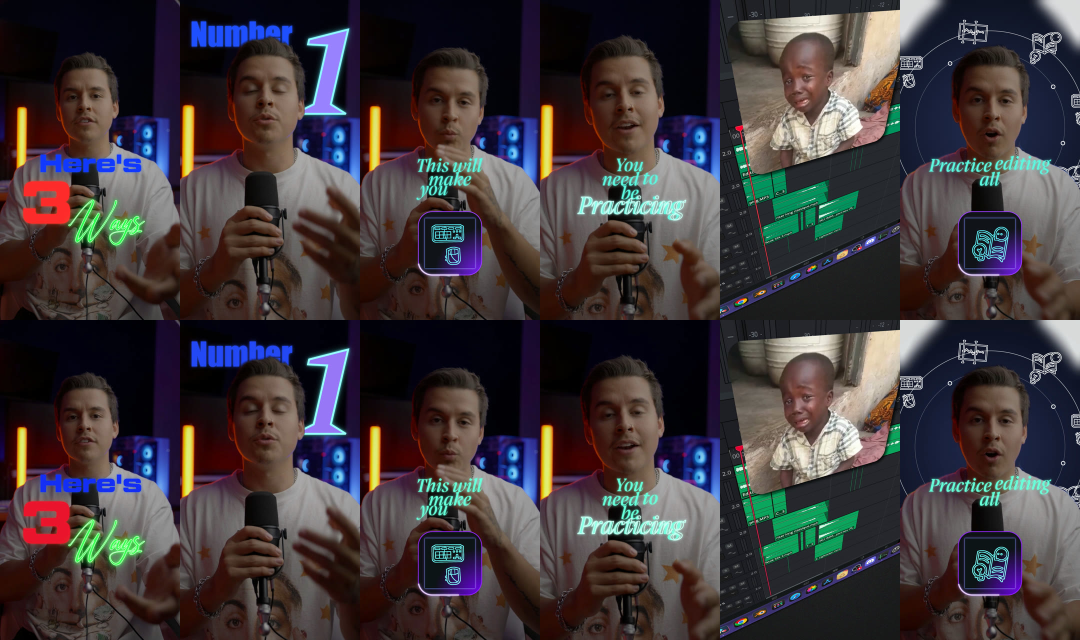
#> input picture phong-cach/talking-head/examples/foodtage/check/L_cmp.jpg, 2160 x 1280 px (shown at 1/2 size)
$ python -i refkit.py   (imports and definitions only)
#> lines starting #> are read from the running program, lines starting #| are printed output that depends on the picture
#> further down, picture is the input picture: shape (1280, 2160, 3); mean B, G, R 60, 56.9, 63.9
"""refkit.py — bộ đo video tham chiếu cho AI (không cần xem video liên tục). Cần: ffmpeg, numpy, opencv-python.
Tuỳ chọn: faster-whisper (lời nói theo từng từ).

  analyze REF OUT [--lang vi|en|auto] [--no-words]
      Phân tích toàn bộ: thông số, cắt cảnh (cứng/mềm), đoạn cảnh + bảng màu hex, độ sáng/bão hoà/vùng trắng/chuyển động
      theo giây, nhịp nhạc + cắt cảnh có trúng phách không, độ to, lời nói theo từ + cắt cảnh có trúng đầu từ không,
      và ảnh: overview.jpg (toàn video), dense_NN.jpg (5 khung/s, 6 s/ảnh), cut_NN.jpg (từng khung quanh mỗi chỗ cắt).
      Ghi OUT/ref-auto.md (đọc đầu tiên) + OUT/ref-auto.json.
  track REF T0 T1 X,Y,W,H OUT_PREFIX
      Bám một vật (hộp X,Y,W,H toạ độ gốc tại T0) qua từng khung T0→T1: vị trí, tỉ lệ, rồi suy ra ease, thời lượng,
      overshoot. Ghi OUT_PREFIX.csv, OUT_PREFIX.png (đồ thị), in nhận xét.
  pick REF T X,Y [X,Y ...]
      Mã màu hex (trung bình 5×5 px) tại các điểm toạ độ gốc, ở giây T.
  strip REF T0 T1 OUT.jpg [--every 1]
      Mọi khung (hoặc mỗi N khung) từ T0 tới T1, có nhãn giây — soi chuyển động/chuyển cảnh.
  compare REF OURS OUT_PREFIX T [T ...]
      Ảnh cạnh nhau (trái mẫu, phải bản dựng) + bảng số: độ sáng, bão hoà, vùng trắng, độ chi tiết (cạnh), độ phủ khung,
      khoảng cách bảng màu, độ giống cấu trúc. In gợi ý sửa theo mức chênh. OUT_PREFIX_N.jpg + OUT_PREFIX.md.
Mọi toạ độ là pixel của video gốc. Ảnh xuất có nhãn giây ở góc trên trái.
"""
import sys, os, json, subprocess, re, math
import numpy as np, cv2
# [1 line not run here, left out]

# ---------------------------------------------------------------- tiện ích
def run(a, text=True):
    return subprocess.run(a, capture_output=True, text=text, encoding='utf-8' if text else None, errors='replace' if text else None)

# [45 lines left out: functions probe, frames, frame_at, label, tile, not called in this run]

def hexc(bgr): return '#%02x%02x%02x' % (int(bgr[2]), int(bgr[1]), int(bgr[0]))

# [7 lines left out: function palette, not called in this run]

def stats(img):
    hsv = cv2.cvtColor(img, cv2.COLOR_BGR2HSV); g = cv2.cvtColor(img, cv2.COLOR_BGR2GRAY)
#> after `hsv = cv2.cvtColor(img, cv2.COLOR_BGR2HSV)`: hsv: shape (1280, 2160, 3); mean H, S, V 65.9, 119.1, 77.4
#> after `g = cv2.cvtColor(img, cv2.COLOR_BGR2GRAY)`:
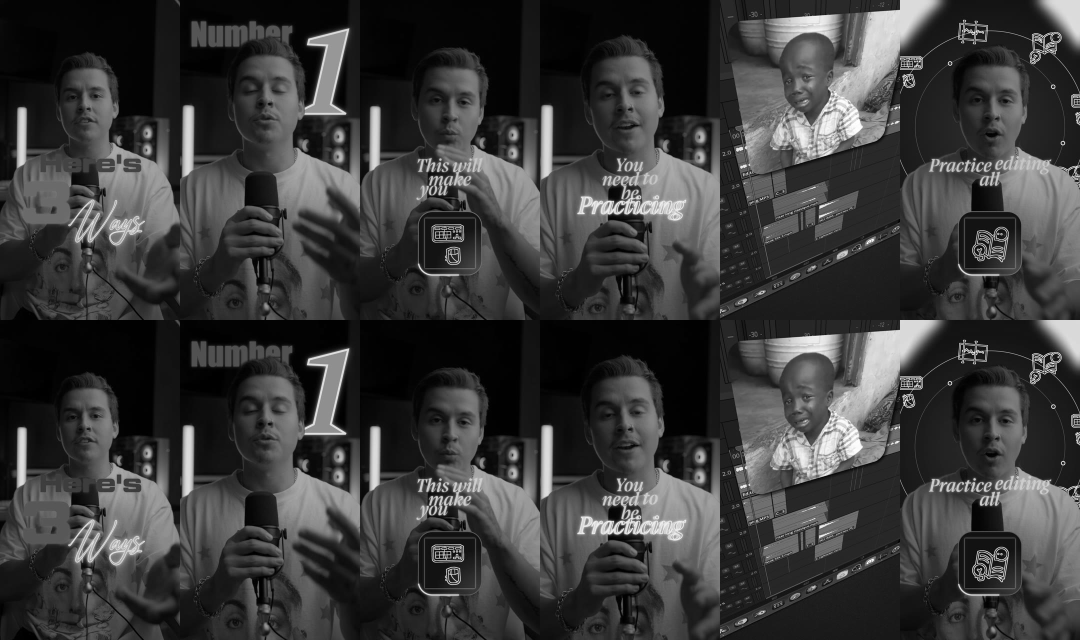
#> g: shape (1280, 2160) (shown at 1/2 size); min 0, max 255, mean 59.4
    e = cv2.Canny(g, 60, 160)
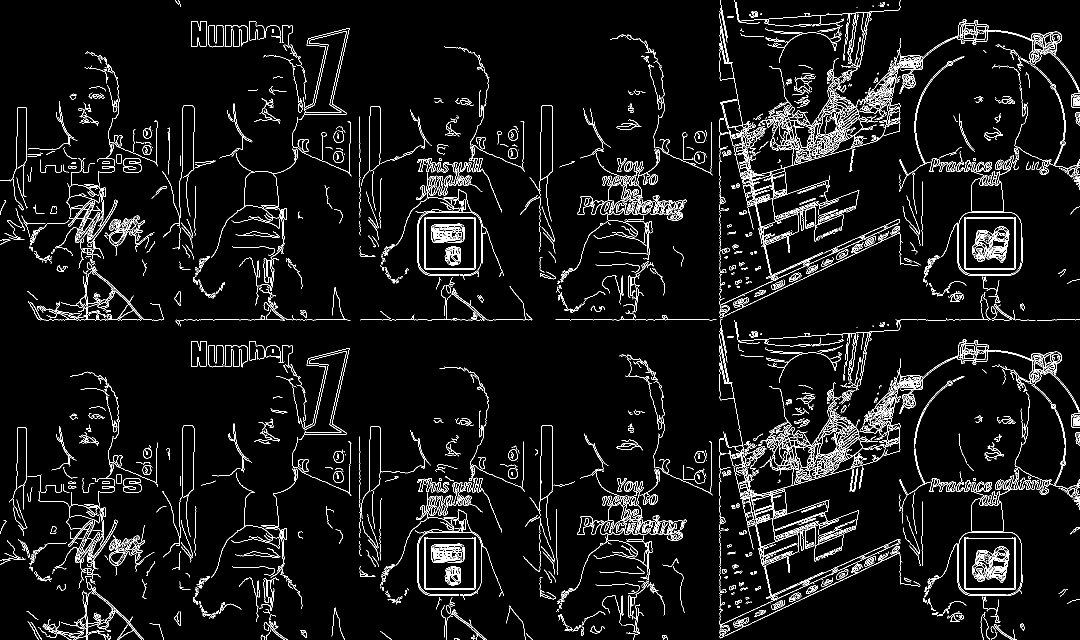
#> e: shape (1280, 2160) (shown at 1/2 size); 5.4% white in thin lines or dots
    ys, xs = np.where(e > 0)
    cover = (xs.max() - xs.min()) / img.shape[1] * 100 if len(xs) > 50 else 0   # bề rộng vùng có chi tiết (% khung)
#> cover = 99.95
    return {'luma': float(g.mean()), 'sat': float(hsv[..., 1].mean()), 'white': float((g > 235).mean() * 100),
            'black': float((g < 12).mean() * 100), 'edges': float((e > 0).mean() * 100), 'cover': float(cover),
            'hue': float(np.median(hsv[..., 0][hsv[..., 1] > 60]) * 2) if (hsv[..., 1] > 60).any() else -1}

# ---------------------------------------------------------------- âm thanh
# [300 lines left out: functions audio_analysis, words, analyze, track, pick, strip and 3 more, not called in this run]

# ---------------------------------------------------------------- CLI
# [10 lines not run here, left out]

>>> import cv2
>>> picture = cv2.imread('../../talking-head/examples/foodtage/check/L_cmp.jpg')
>>> result = stats(picture)
#> result = {'luma': 59.37, 'sat': 119.1, 'white': 0.268, 'black': 15.15, 'edges': 5.38, 'cover': 99.95, 'hue': 152}

$ run again, on phong-cach/talking-head/examples/foodtage/check/f_cmp.jpg
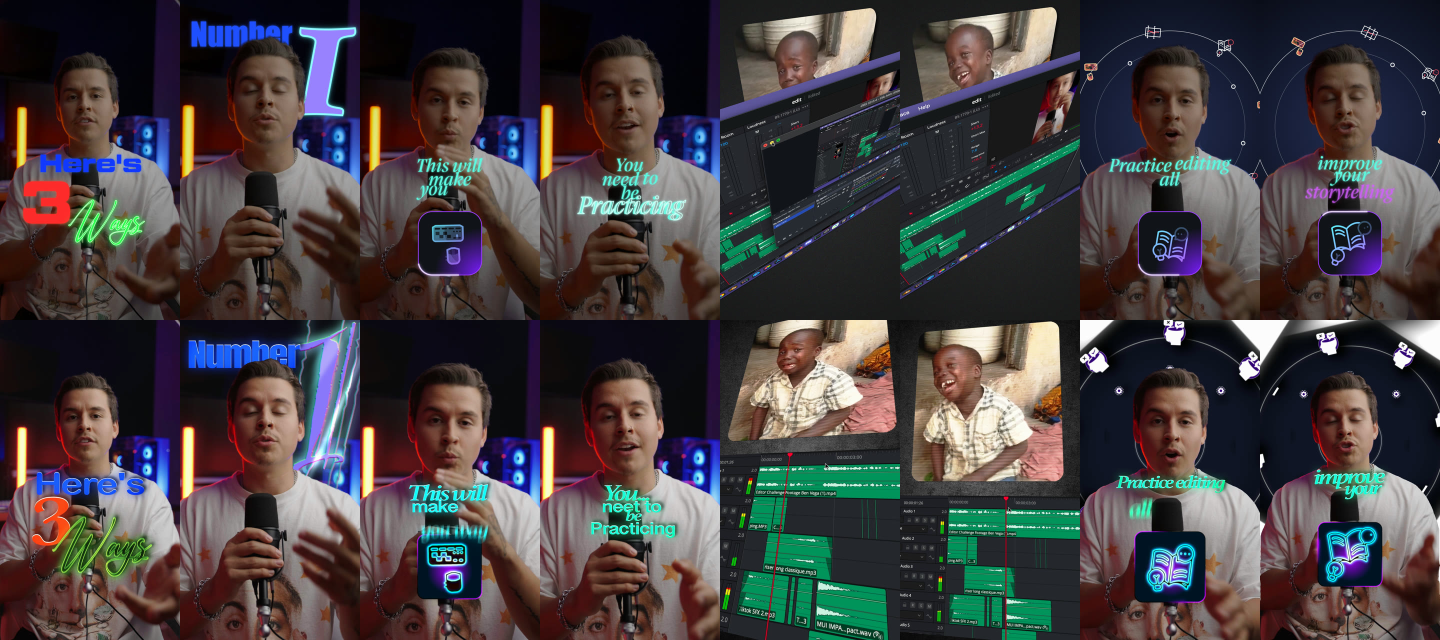
#> input picture phong-cach/talking-head/examples/foodtage/check/f_cmp.jpg, 2880 x 1280 px (shown at 1/2 size)
#> picture is the input picture: shape (1280, 2880, 3); mean B, G, R 65.7, 63.6, 68.5
#> hsv: shape (1280, 2880, 3); mean H, S, V 66.7, 108.3, 84.2
#> in stats, `g = cv2.cvtColor(img, cv2.COLOR_BGR2GRAY)`:
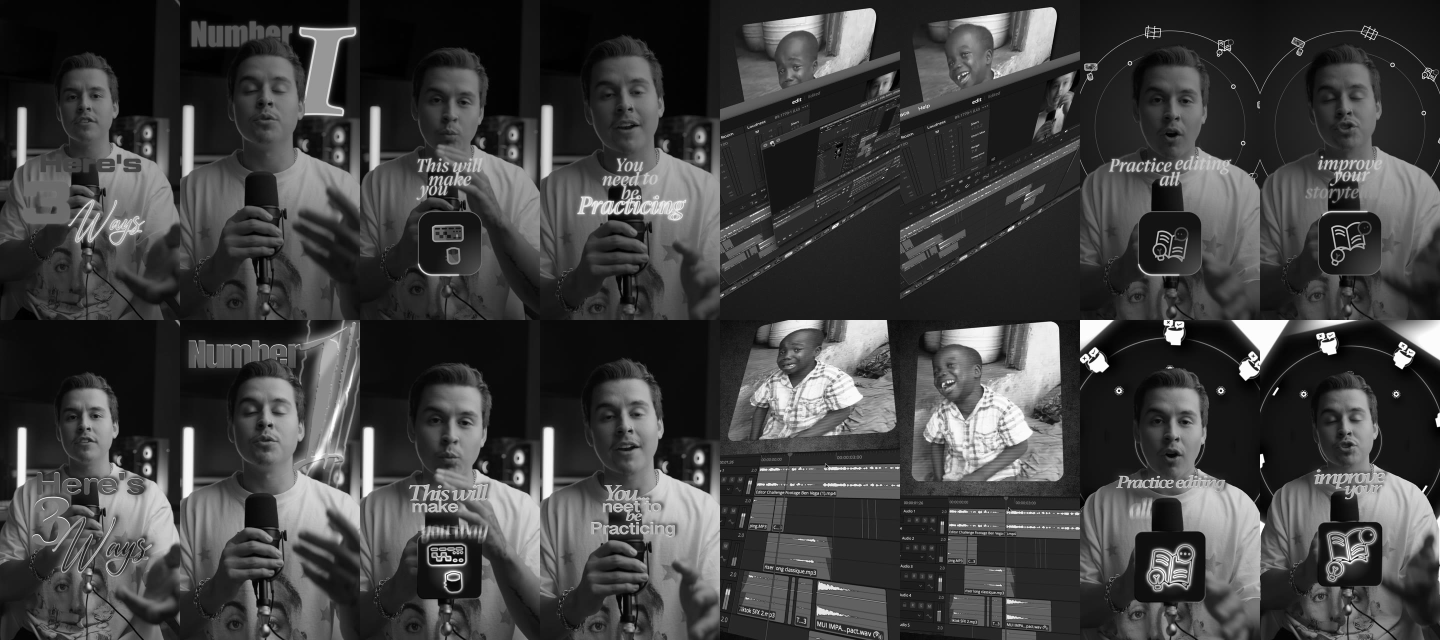
#> g: shape (1280, 2880) (shown at 1/2 size); min 0, max 255, mean 65.3
#> in stats, `e = cv2.Canny(g, 60, 160)`:
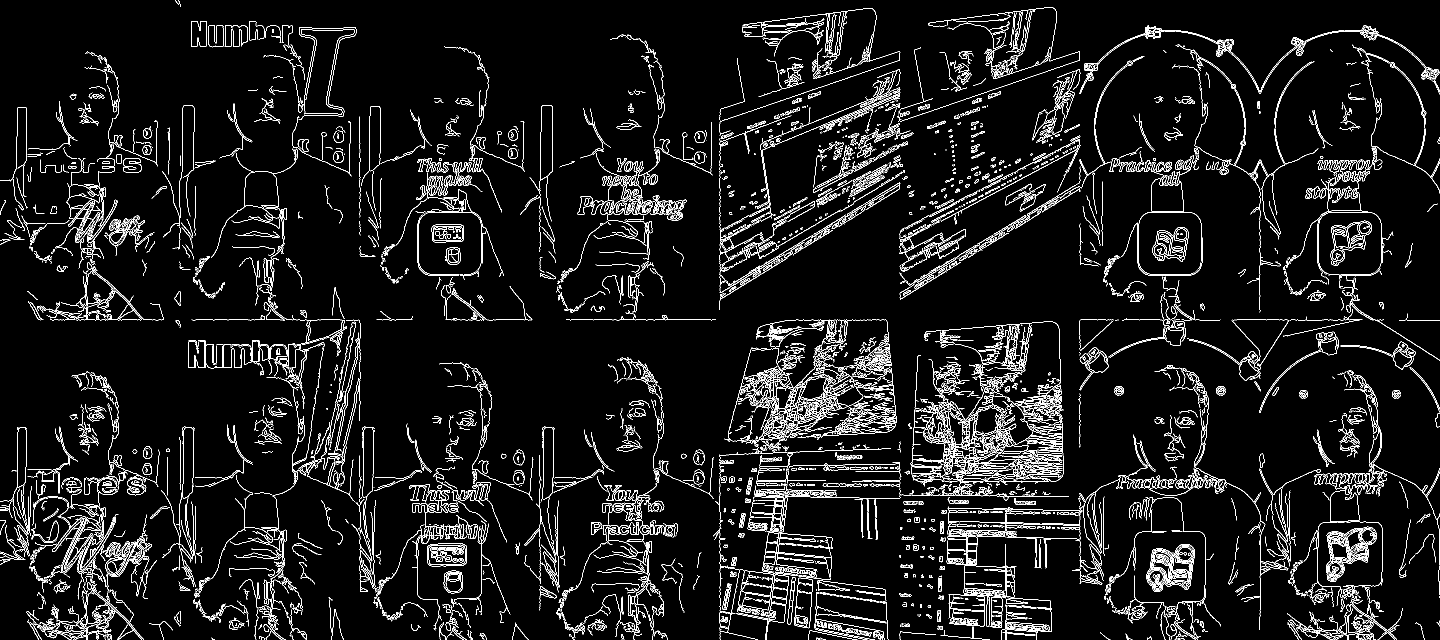
#> e: shape (1280, 2880) (shown at 1/2 size); 6.3% white in thin lines or dots
#> cover = 99.97
#> result = {'luma': 65.29, 'sat': 108.3, 'white': 1.13, 'black': 10.34, 'edges': 6.31, 'cover': 99.97, 'hue': 158}

$ run again, on phong-cach/talking-head/examples/foodtage/check/h_cmp.jpg
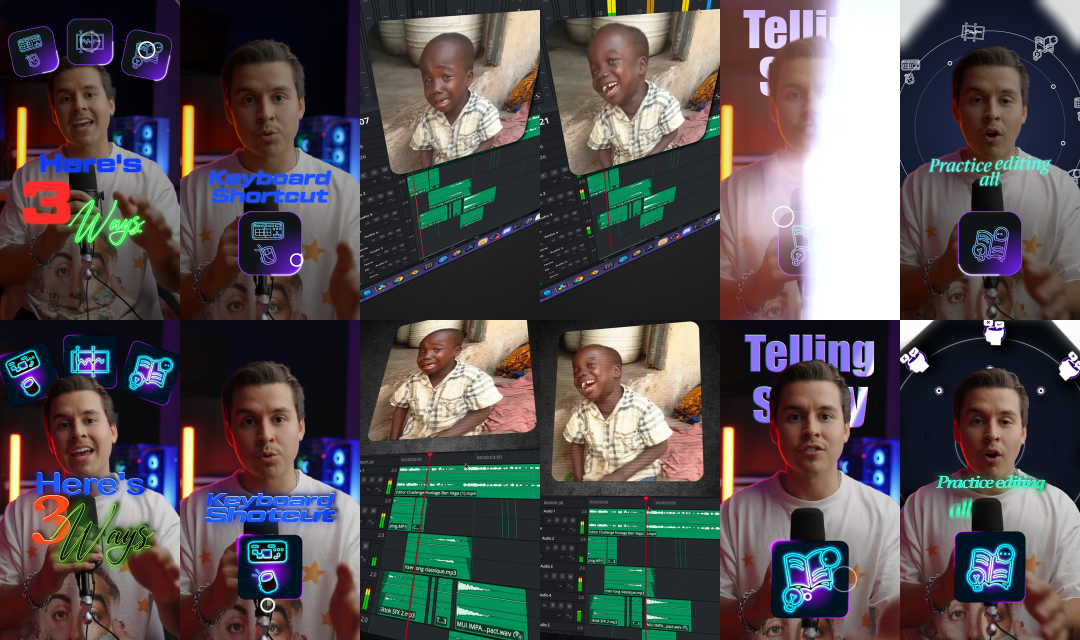
#> input picture phong-cach/talking-head/examples/foodtage/check/h_cmp.jpg, 2160 x 1280 px (shown at 1/2 size)
#> picture is the input picture: shape (1280, 2160, 3); mean B, G, R 82, 80.1, 84.8
#> hsv: shape (1280, 2160, 3); mean H, S, V 65.5, 100.8, 101.9
#> in stats, `g = cv2.cvtColor(img, cv2.COLOR_BGR2GRAY)`:
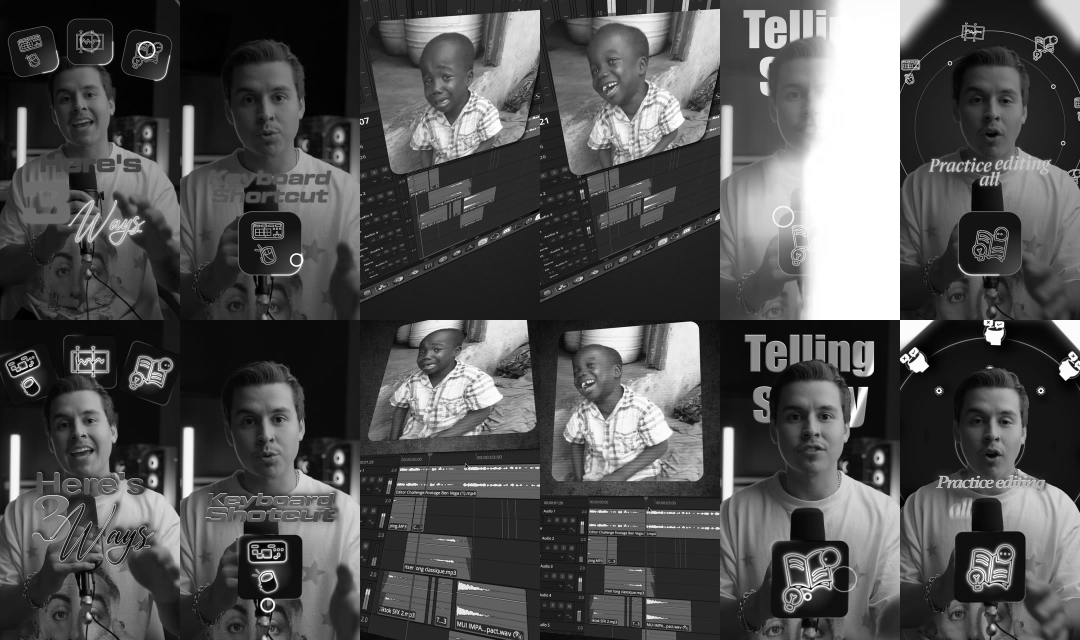
#> g: shape (1280, 2160) (shown at 1/2 size); min 0, max 255, mean 81.7
#> in stats, `e = cv2.Canny(g, 60, 160)`:
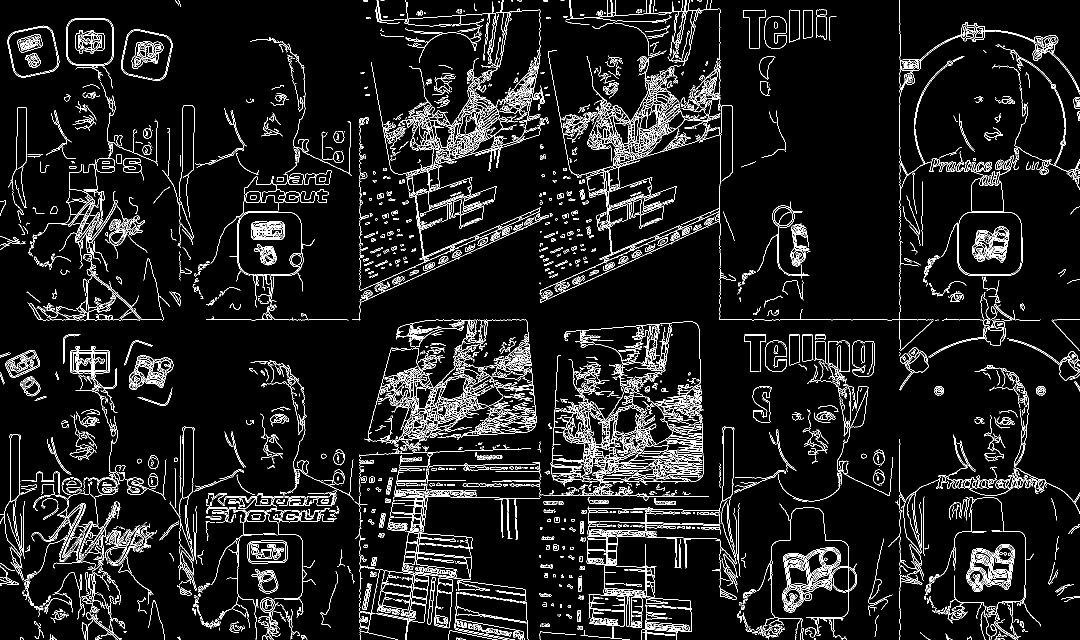
#> e: shape (1280, 2160) (shown at 1/2 size); 7.2% white in thin lines or dots
#> cover = 99.95
#> result = {'luma': 81.7, 'sat': 100.8, 'white': 5.29, 'black': 7.6, 'edges': 7.19, 'cover': 99.95, 'hue': 156}

$ run again, on phong-cach/talking-head/examples/foodtage/check/i_cmp.jpg
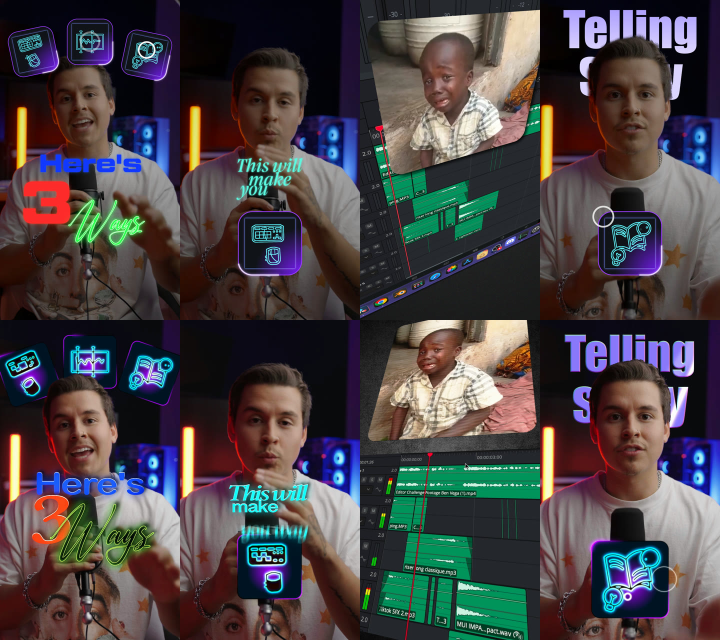
#> input picture phong-cach/talking-head/examples/foodtage/check/i_cmp.jpg, 1440 x 1280 px (shown at 1/2 size)
#> picture is the input picture: shape (1280, 1440, 3); mean B, G, R 69.8, 66.9, 72.1
#> hsv: shape (1280, 1440, 3); mean H, S, V 67.8, 116.2, 90.7
#> in stats, `g = cv2.cvtColor(img, cv2.COLOR_BGR2GRAY)`:
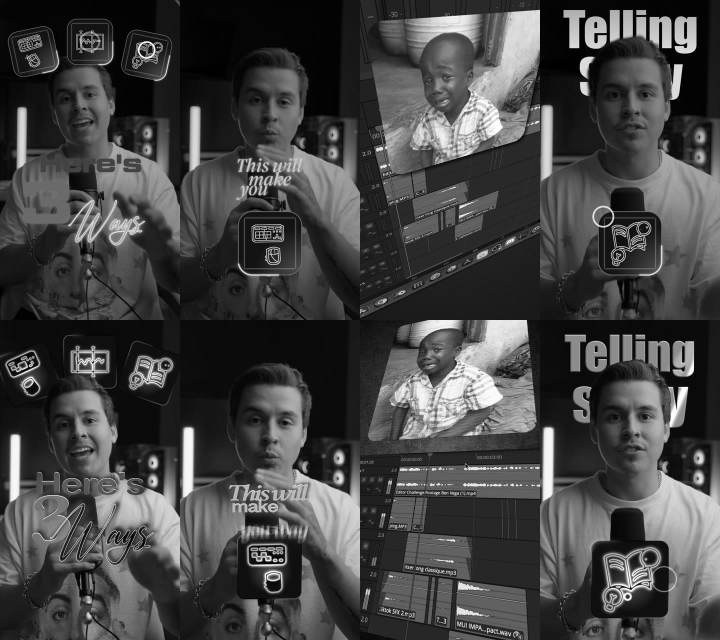
#> g: shape (1280, 1440) (shown at 1/2 size); min 0, max 255, mean 68.8
#> in stats, `e = cv2.Canny(g, 60, 160)`:
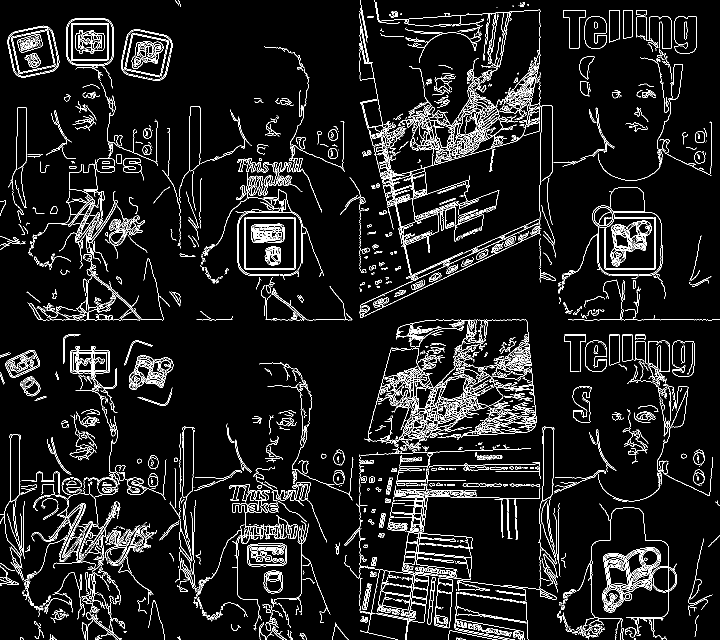
#> e: shape (1280, 1440) (shown at 1/2 size); 7.2% white in thin lines or dots
#> cover = 99.93
#> result = {'luma': 68.82, 'sat': 116.2, 'white': 0.863, 'black': 12.38, 'edges': 7.17, 'cover': 99.93, 'hue': 156}
